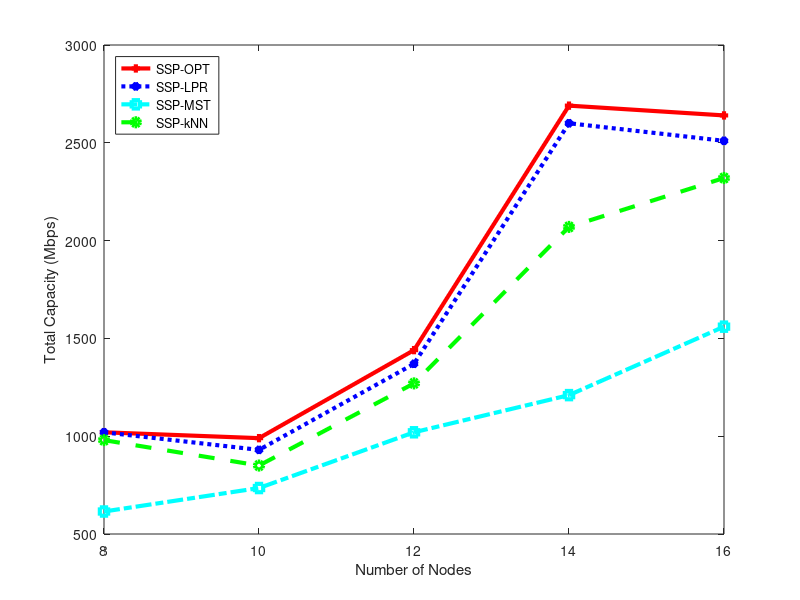

The MATLAB source for this figure: (Note: this script raises an error after producing the figure.)
figure(1);
X = [ 8, 10, 12, 14, 16 ];
SSPOPT = [ 1.02e+09, 9.90e+08, 1.44e+09, 2.69e+09, 2.64e+09 ];
SSPLPR = [ 1.02e+09, 9.30e+08, 1.37e+09, 2.60e+09, 2.51e+09 ];
SSPMST = [ 6.15e+08, 7.35e+08, 1.02e+09, 1.21e+09, 1.56e+09 ];
SSPkNN = [ 9.80e+08, 8.50e+08, 1.27e+09, 2.07e+09, 2.32e+09 ];
SSPOPT = SSPOPT / 1000000;
SSPLPR = SSPLPR / 1000000;
SSPMST = SSPMST / 1000000;
SSPkNN = SSPkNN / 1000000;
plot(X,SSPOPT,'-+r','LineWidth',3);
hold on;
plot(X,SSPLPR,':*b','LineWidth',3);
plot(X,SSPMST,'-.sc','LineWidth',3);
plot(X,SSPkNN,'--og ','LineWidth',3);
xlabel('Number of Nodes');
ylabel('Total Capacity (Mbps)');
legend('SSP-OPT','SSP-LPR','SSP-MST','SSP-kNN', "Location", "NorthWest")
set(gca, 'XTickMode', 'manual', 'XTick', X);
hold off;
fixAxes;
print(1, "scenario1.eps", "-deps");
print(1, "scenario1.pdf", "-dpdf");
